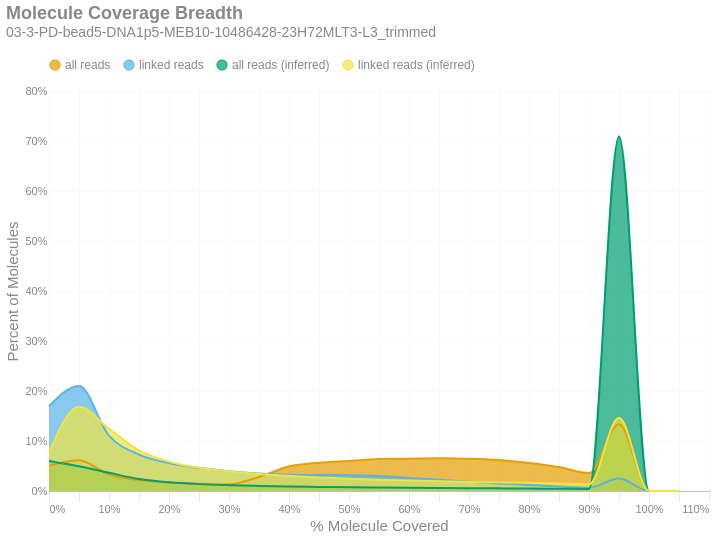

Notebook cell for this chart:
### Markdown cell above
### Molecule Read Coverage
This chart shows molecule coverage breadth as computed by the number of bases aligned to that molecule. In other words, "*how much of each unique long molecule is actually sequenced/aligned?*" Keep in mind there is a distinction between sequences and alignments, since some sequences belonging to a particular molecule may not align well and wouldn't appear in the alignment data. This chart also shows molecule coverage breadth as computed by the *inferred fragment* from which the aligned sequences originate. Unlike read coverage, this calculation takes into account the total insert size, including unsequenced gaps between the forward and reverse reads.

### Code cell
if SKIPLR:
    print_html(f"Skipped")
else:
    binned_df = consolidated_hist(valids['coverage_bp'], mask, 0.05, True)
    binned_df_inf = consolidated_hist(valids['coverage_inserts'], mask, 0.05, True)
    binned_df['all reads (inferred)'] = binned_df_inf['all reads']
    binned_df['linked reads (inferred)'] = binned_df_inf['linked reads']
    with SafeRender(binned_df):
        (
            density_plot(binned_df, 'Molecule Coverage Breadth', samplename, 'molcov', ['all reads (inferred)','linked reads (inferred)'])
            .encode(
                x=alt.X('bin:Q', title="% Molecule Covered").axis(format = '%'),
                y=alt.Y('value:Q', title='Percent of Molecules')
                    .axis(format='%')
                    .stack(False),
                color=alt.Color("key:N").scale(domain = ["all reads", "linked reads", "all reads (inferred)", "linked reads (inferred)"]),
                tooltip = [
                    alt.Tooltip("key:N", title = "Data Type"),
                    alt.Tooltip("range_label:N", title="% Molecule Covered"),
                    alt.Tooltip("value:Q", format = ".2%", title="% Molecules")
                ]
            )
        ).display()

### Figure 1 — Vega-Lite specification as saved in the notebook (floating-point values rounded to 4 significant figures)
{"width": "container", "height": 400, "config": {"title": {"anchor": "start", "dy": -15, "fontSize": 18, "color": "#888888", "subtitleColor": "#888888", "subtitleFontSize": 14}, "arc": {"fill": "#0072B2"}, "axis": {"domainColor": "#888888", "domainWidth": 0.5, "gridWidth": 0.2, "grid": false, "titleFontWeight": 400, "titleFontSize": 15, "labelFontSize": 11, "labelColor": "#888888", "tickColor": "#888888", "tickWidth": 0.2, "titleColor": "#888888"}, "axisBand": {"grid": false}, "axisX": {"grid": true, "tickSize": 10, "domainCap": "round"}, "axisY": {"domain": false, "grid": true, "tickSize": 0, "domainCap": "round"}, "background": "transparent", "header": {"labelFontSize": 15, "labelColor": "#888888", "titleFontSize": 15, "titleFontWeight": 600, "titleColor": "#888888"}, "legend": {"labelFont": "sans-serif", "labelFontSize": 12, "labelColor": "#888888", "symbolSize": 100, "symbolType": "circle", "titleFontSize": 12, "titlePadding": 10, "titleColor": "#888888", "title": null, "orient": "top"}, "range": {"category": ["#E69F00", "#56B4E9", "#009E73", "#F0E442", "#0072B2", "#D55E00", "#CC79A7", "#000000"], "diverging": ["#cfe8f3", "#a2d4ec", "#73bfe2", "#46abdb", "#1696d2", "#12719e"]}, "area": {"fill": "#0072B2", "fillOpacity": 0.7, "line": true, "strokeOpacity": 0.7}, "line": {"color": "#0072B2", "stroke": "#0072B2", "strokeWidth": 2}, "trail": {"color": "#0072B2", "stroke": "#0072B2", "strokeWidth": 0, "size": 1}, "point": {"filled": true}, "text": {"color": "#888888", "fontSize": 11, "align": "right", "fontWeight": 400, "size": 11}, "bar": {"fill": "#0072B2", "stroke": null}, "view": {"stroke": null, "continuousWidth": 660, "continuousHeight": 400}}, "data": {"name": "data-12622ff723add54c660c3dddc95f4d65"}, "mark": {"type": "area", "interpolate": "monotone"}, "encoding": {"color": {"field": "key", "scale": {"domain": ["all reads", "linked reads", "all reads (inferred)", "linked reads (inferred)"]}, "type": "nominal"}, "tooltip": [{"field": "key", "title": "Data Type", "type": "nominal"}, {"field": "range_label", "title": "% Molecule Covered", "type": "nominal"}, {"field": "value", "format": ".2%", "title": "% Molecules", "type": "quantitative"}], "x": {"axis": {"format": "%"}, "field": "bin", "title": "% Molecule Covered", "type": "quantitative"}, "y": {"axis": {"format": "%"}, "field": "value", "stack": false, "title": "Percent of Molecules", "type": "quantitative"}}, "params": [{"name": "param_c36ac31b6afebe62", "select": {"type": "point", "fields": ["key"]}, "bind": "legend"}], "title": {"text": "Molecule Coverage Breadth", "subtitle": "03-3-PD-bead5-DNA1p5-MEB10-10486428-23H72MLT3-L3_trimmed"}, "transform": [{"fold": ["all reads", "linked reads", "all reads (inferred)", "linked reads (inferred)"]}, {"filter": {"param": "param_c36ac31b6afebe62"}}], "usermeta": {"embedOptions": {"downloadFileName": "03-3-PD-bead5-DNA1p5-MEB10-10486428-23H72MLT3-L3_trimmed.molcov"}}, "$schema": "https://vega.github.io/schema/vega-lite/v6.4.1.json", "datasets": {"data-12622ff723add54c660c3dddc95f4d65": [{"bin": "0.0", "interval": "0.0-0.05", "all reads": 0.05063, "linked reads": 0.1695, "range_label": "0.0-0.05", "all reads (inferred)": 0.06019, "linked reads (inferred)": 0.07672}, {"bin": "0.05", "interval": "0.05-0.1", "all reads": 0.0617, "linked reads": 0.2102, "range_label": "0.05-0.1", "all reads (inferred)": 0.04934, "linked reads (inferred)": 0.1684}, {"bin": "0.1", "interval": "0.1-0.15", "all reads": 0.03283, "linked reads": 0.1108, "range_label": "0.1-0.15", "all reads (inferred)": 0.03645, "linked reads (inferred)": 0.1244}, {"bin": "0.15", "interval": "0.15-0.2", "all reads": 0.02193, "linked reads": 0.07283, "range_label": "0.15-0.2", "all reads (inferred)": 0.02389, "linked reads (inferred)": 0.08123}, {"bin": "0.2", "interval": "0.2-0.25", "all reads": 0.01713, "linked reads": 0.05574, "range_label": "0.2-0.25", "all reads (inferred)": 0.01736, "linked reads (inferred)": 0.0588}, {"bin": "0.25", "interval": "0.25-0.3", "all reads": 0.01455, "linked reads": 0.04633, "range_label": "0.25-0.3", "all reads (inferred)": 0.01375, "linked reads (inferred)": 0.04646}, {"bin": "0.3", "interval": "0.3-0.35", "all reads": 0.01349, "linked reads": 0.03944, "range_label": "0.3-0.35", "all reads (inferred)": 0.01155, "linked reads (inferred)": 0.0389}, {"bin": "0.35", "interval": "0.35-0.4", "all reads": 0.02807, "linked reads": 0.03476, "range_label": "0.35-0.4", "all reads (inferred)": 0.01011, "linked reads (inferred)": 0.03394}, {"bin": "0.4", "interval": "0.4-0.45", "all reads": 0.04909, "linked reads": 0.0323, "range_label": "0.4-0.45", "all reads (inferred)": 0.008963, "linked reads (inferred)": 0.03}, {"bin": "0.45", "interval": "0.45-0.5", "all reads": 0.05657, "linked reads": 0.03201, "range_label": "0.45-0.5", "all reads (inferred)": 0.008145, "linked reads (inferred)": 0.02719}, {"bin": "0.5", "interval": "0.5-0.55", "all reads": 0.06019, "linked reads": 0.03167, "range_label": "0.5-0.55", "all reads (inferred)": 0.007338, "linked reads (inferred)": 0.02441}, {"bin": "0.55", "interval": "0.55-0.6", "all reads": 0.06388, "linked reads": 0.0299, "range_label": "0.55-0.6", "all reads (inferred)": 0.006796, "linked reads (inferred)": 0.02256}, {"bin": "0.6", "interval": "0.6-0.65", "all reads": 0.06454, "linked reads": 0.02613, "range_label": "0.6-0.65", "all reads (inferred)": 0.006298, "linked reads (inferred)": 0.02086}, {"bin": "0.65", "interval": "0.65-0.7", "all reads": 0.06532, "linked reads": 0.0223, "range_label": "0.65-0.7", "all reads (inferred)": 0.005883, "linked reads (inferred)": 0.01936}, {"bin": "0.7", "interval": "0.7-0.75", "all reads": 0.06461, "linked reads": 0.01864, "range_label": "0.7-0.75", "all reads (inferred)": 0.005522, "linked reads (inferred)": 0.01819}, {"bin": "0.75", "interval": "0.75-0.8", "all reads": 0.06205, "linked reads": 0.01523, "range_label": "0.75-0.8", "all reads (inferred)": 0.005264, "linked reads (inferred)": 0.01737}, {"bin": "0.8", "interval": "0.8-0.85", "all reads": 0.05597, "linked reads": 0.01206, "range_label": "0.8-0.85", "all reads (inferred)": 0.004951, "linked reads (inferred)": 0.01641}, {"bin": "0.85", "interval": "0.85-0.9", "all reads": 0.04784, "linked reads": 0.008861, "range_label": "0.85-0.9", "all reads (inferred)": 0.004484, "linked reads (inferred)": 0.01484}, {"bin": "0.9", "interval": "0.9-0.95", "all reads": 0.03588, "linked reads": 0.006326, "range_label": "0.9-0.95", "all reads (inferred)": 0.004091, "linked reads (inferred)": 0.01345}, {"bin": "0.95", "interval": "0.95-1.0", "all reads": 0.1337, "linked reads": 0.02507, "range_label": "0.95-1.0", "all reads (inferred)": 0.7096, "linked reads (inferred)": 0.1464}, {"bin": "1.0", "interval": "1.0-1.05", "all reads": 0.0, "linked reads": 0.0, "range_label": "1.0-1.05", "all reads (inferred)": 0.0, "linked reads (inferred)": 0.0}, {"bin": "1.05", "interval": "1.05-1.1", "all reads": 0.0, "linked reads": 0.0, "range_label": "1.05-1.1", "all reads (inferred)": 0.0, "linked reads (inferred)": 0.0}]}}
